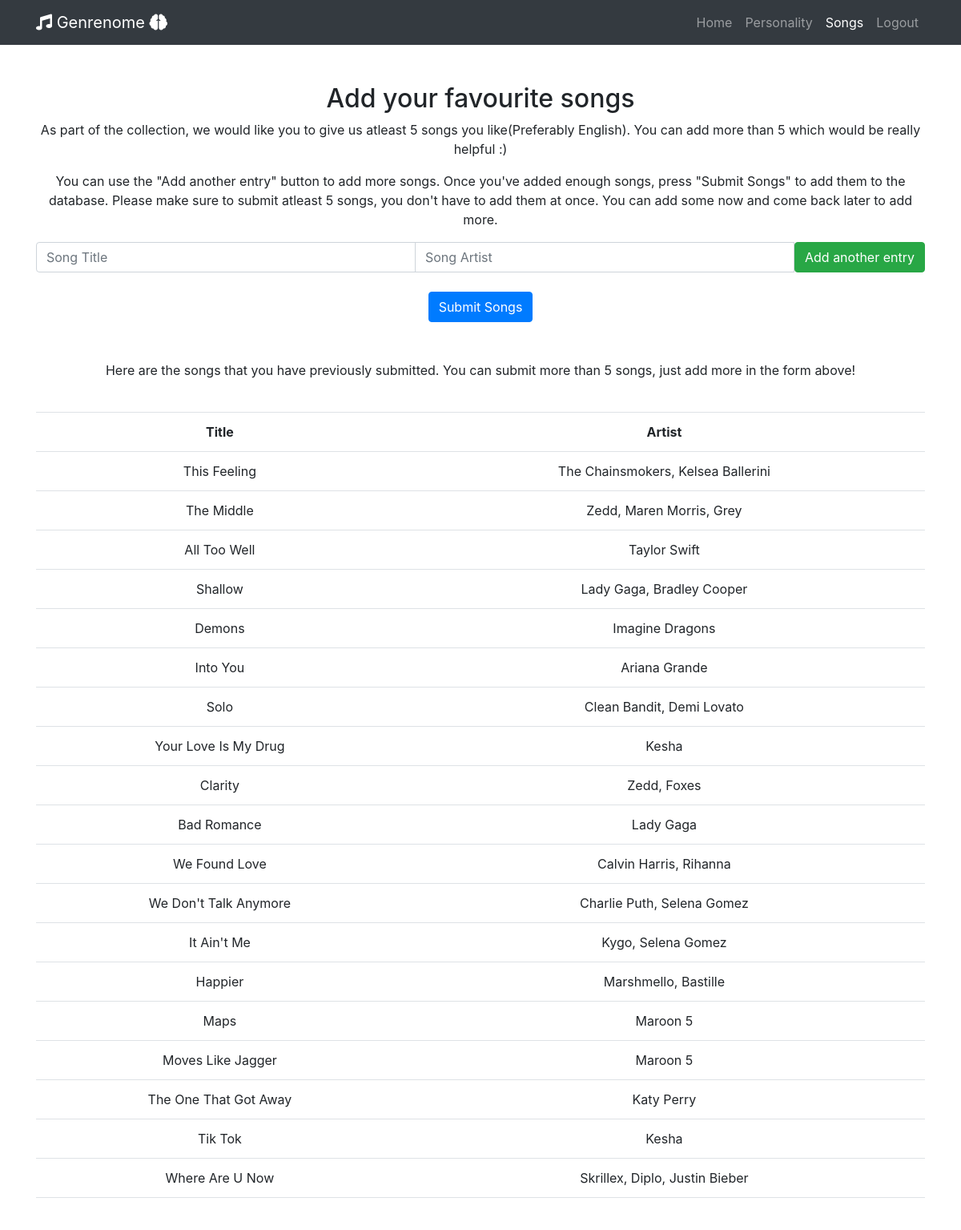
Screenshot of /songs (signed in) with the database file from the repository.
### models.py (models this page shows, shortened)
class Songs(Base):
    __tablename__ = "songs"
    id_ = Column(Integer, primary_key=True)
    user_id = Column(Integer, ForeignKey("users.id_"), unique=False)
    title = Column(String(50))
    artist = Column(String(50))
    genre = Column(String(50))

### app.py (the view, shortened to what this page needs)
@app.route('/songs', methods=['GET', 'POST'])
def songs():
    context = {"songs": True}
    if 'admin' in session:
        return redirect(url_for("admin"))
    if 'user' in session:
        if request.method == "GET":
            submitted = db_session.query(Songs).filter(Songs.user_id == session['user']).all()
            if len(submitted) > 0:
                context["submitted"] = submitted
            return render_template("songs.html", **context)
    else:
        return redirect(url_for("login"))

### templates/songs.html (shortened to what this page needs)
{% extends "layout.html" %}
{% block content %}
<div class="row">
  <div class="col-lg-12 text-center">
  <h2 class="mt-5">Add your favourite songs</h2>
  <p>As part of the collection, we would like you to give us atleast 5 songs you like(Preferably English). You can add more than 5 which would be really helpful :)</p>
    <div class="container-center">
        <p>You can use the "Add another entry" button to add more songs. Once you've added enough songs, press "Submit Songs" to add them to the database.
           Please make sure to submit atleast 5 songs, you don't have to add them at once. You can add some now and come back later to add more.</p>
        <div class="controls">
                <form id="songform" action="/songs" method="post">
                    <div class="entry input-group col-xs-3">
                        <input class="form-control title" name="title_0" type="text" placeholder="Song Title" />
                        <input class="form-control artist" name="artist_0" type="text" placeholder="Song Artist"/>
                    	<span class="input-group-btn">
                            <button class="btn btn-success btn-add" type="button">
                                 Add another entry
                            </button>
                        </span>
                    </div>
                </form>
                <br> <button class="btn btn-primary">Submit Songs</button>
            <br>
        </div> <br><br>
        {% if submitted %}
        <div class="container-center">
            <p> Here are the songs that you have previously submitted. You can submit more than 5 songs, just add more in the form above!</p><br>
            <table class="table">
                <tbody>
                    <tr>
                        <td><b>Title</b></td>
                        <td><b>Artist</b></td>
                    </tr>
                     {% for s in submitted %}
                     <tr>
                         <td>{{s.title}}</td>
                         <td>{{s.artist}}</td>
                     </tr>
                     {% endfor %}
                </tbody>
            </table>
        </div>
        {% endif %}
</div>
</div>
</div>
{% endblock %}

### templates/layout.html (shortened to what this page needs)
<!DOCTYPE html>
<html lang="en">
  <head>
    <link rel="stylesheet" href="https://use.fontawesome.com/releases/v5.4.2/css/all.css">
    <link href="static/bootstrap/css/bootstrap.min.css" rel="stylesheet">
  </head>
  <body>
    <nav class="navbar navbar-expand-lg navbar-dark bg-dark static-top">
      <div class="container">
        {% if index %}
        <a class="navbar-brand" href="#"><i class="fas fa-music"></i> Genrenome <i class="fas fa-brain"></i> </a>
        {% else %}
        <a class="navbar-brand" href="/"><i class="fas fa-music"></i> Genrenome <i class="fas fa-brain"></i> </a>
        {% endif %}
        <div class="collapse navbar-collapse" id="navbarResponsive">
          <ul class="navbar-nav ml-auto">
          {% if index %}
            <li class="nav-item active"><a class="nav-link" href="#">Home<span class="sr-only">(current)</span></a></li>
          {% else %}
            <li class="nav-item"><a class="nav-link" href="/">Home<span class="sr-only">(current)</span></a></li>
          {% endif %}
          {% if admin %}
              {% if annotate %}
                <li class="nav-item active"><a class="nav-link" href="#">Annotation<span class="sr-only">(current)</span></a></li>
              {% else %}
                <li class="nav-item"><a class="nav-link" href="/annotate">Annotation<span class="sr-only">(current)</span></a></li>
              {% endif %}
          {% else %}
              {% if personality %}
                <li class="nav-item active"><a class="nav-link" href="#">Personality<span class="sr-only">(current)</span></a></li>
              {% else %}
                <li class="nav-item"><a class="nav-link" href="/personality">Personality<span class="sr-only">(current)</span></a></li>
              {% endif %}
              {% if songs %}
                <li class="nav-item active"><a class="nav-link" href="#">Songs<span class="sr-only">(current)</span></a></li>
              {% else %}
                <li class="nav-item"><a class="nav-link" href="/songs">Songs<span class="sr-only">(current)</span></a></li>
              {% endif %}
          {% endif %}
          <li class="nav-item"><a class="nav-link" href="/logout">Logout<span class="sr-only">(current)</span></a></li>
          </ul>
        </div>
      </div>
    </nav>
    <div class="container">
      {% block content %}{% endblock %}
    </div>
  </body>
</html>

### rows the page displays
Songs: title "This Feeling", artist "The Chainsmokers, Kelsea Ballerini"
Songs: title "The Middle", artist "Zedd, Maren Morris, Grey"
Songs: title "All Too Well", artist "Taylor Swift"
Songs: title "Shallow", artist "Lady Gaga, Bradley Cooper"
Songs: title "Demons", artist "Imagine Dragons"
Songs: title "Into You", artist "Ariana Grande"
Songs: title "Solo", artist "Clean Bandit, Demi Lovato"
Songs: title "Your Love Is My Drug", artist "Kesha"
Songs: title "Clarity", artist "Zedd, Foxes"
Songs: title "Bad Romance", artist "Lady Gaga"
Songs: title "We Found Love", artist "Calvin Harris, Rihanna"
Songs: title "We Don't Talk Anymore", artist "Charlie Puth, Selena Gomez"
Songs: title "It Ain't Me", artist "Kygo, Selena Gomez"
Songs: title "Happier", artist "Marshmello, Bastille"
Songs: title "Maps", artist "Maroon 5"
Songs: title "Moves Like Jagger", artist "Maroon 5"
Songs: title "The One That Got Away", artist "Katy Perry"
Songs: title "Tik Tok", artist "Kesha"
Songs: title "Where Are U Now", artist "Skrillex, Diplo, Justin Bieber"
